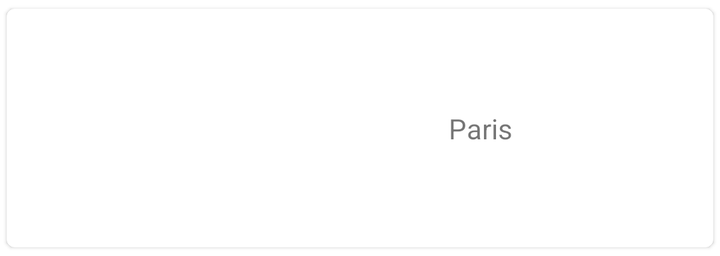
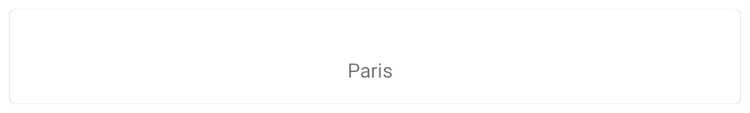

First picture: res/layout/ on a phone held upright. Second picture: the repository's own variant of that layout, on a device whose configuration matches the variant's folder. Source for both follows.
<!-- AndroidManifest.xml: application theme AppTheme -->
<!-- res/layout/journal_list_item.xml -->
<?xml version="1.0" encoding="utf-8"?>
<com.google.android.material.card.MaterialCardView xmlns:android="http://schemas.android.com/apk/res/android"
    xmlns:app="http://schemas.android.com/apk/res-auto"
    xmlns:tools="http://schemas.android.com/tools"
    android:layout_width="match_parent"
    android:layout_height="wrap_content"
    android:background="?attr/selectableItemBackground"
    app:cardPreventCornerOverlap="true"
    app:cardUseCompatPadding="true">

    <androidx.constraintlayout.widget.ConstraintLayout
        android:layout_width="match_parent"
        android:layout_height="match_parent">

        <ImageView
            android:id="@+id/image_journal"
            android:layout_width="120dp"
            android:layout_height="120dp"
            android:adjustViewBounds="true"
            android:contentDescription="@string/journal_image_preview"
            android:scaleType="centerCrop"
            app:layout_constraintBottom_toBottomOf="parent"
            app:layout_constraintStart_toStartOf="parent"
            app:layout_constraintTop_toTopOf="parent"
            tools:srcCompat="@tools:sample/backgrounds/scenic" />

        <TextView
            android:id="@+id/text_journal_tittle"
            android:layout_width="0dp"
            android:layout_height="wrap_content"
            android:layout_marginStart="@dimen/margin_normal"
            android:layout_marginEnd="@dimen/margin_normal"
            tools:text="Paris"
            android:ellipsize="end"
            android:maxLines="2"
            android:textAlignment="center"
            app:layout_constraintBottom_toBottomOf="@+id/image_journal"
            app:layout_constraintEnd_toEndOf="parent"
            app:layout_constraintStart_toEndOf="@+id/image_journal"
            app:layout_constraintTop_toTopOf="@+id/image_journal" />
    </androidx.constraintlayout.widget.ConstraintLayout>
</com.google.android.material.card.MaterialCardView>
<!-- resources referenced by this layout -->
<resources>
  <dimen name="margin_normal">8dp</dimen>
  <string name="journal_image_preview">Journal Image</string>
  <style name="AppTheme" parent="Theme.MaterialComponents.Light.NoActionBar">
          
          <item name="colorPrimary">@color/colorPrimary</item>
          <item name="colorPrimaryDark">@color/colorPrimaryDark</item>
          <item name="colorAccent">@color/colorAccent</item>
      </style>
</resources>
<!-- res/layout-sw600dp/journal_list_item.xml (the repository's variant of the layout above) -->
<!-- drawn on a 7-inch tablet held upright -->
<?xml version="1.0" encoding="utf-8"?>
<com.google.android.material.card.MaterialCardView xmlns:android="http://schemas.android.com/apk/res/android"
    xmlns:app="http://schemas.android.com/apk/res-auto"
    xmlns:tools="http://schemas.android.com/tools"
    android:layout_width="match_parent"
    android:layout_height="wrap_content"
    android:layout_margin="8dp">

    <androidx.constraintlayout.widget.ConstraintLayout
        android:layout_width="match_parent"
        android:layout_height="match_parent">

        <ImageView
            android:id="@+id/image_journal"
            android:layout_width="match_parent"
            android:layout_height="wrap_content"
            android:adjustViewBounds="true"
            android:contentDescription="@string/journal_image_preview"
            android:scaleType="centerCrop"
            app:layout_constraintBottom_toBottomOf="parent"
            app:layout_constraintEnd_toEndOf="parent"
            app:layout_constraintStart_toStartOf="parent"
            app:layout_constraintTop_toTopOf="parent"
            tools:srcCompat="@tools:sample/backgrounds/scenic" />

        <TextView
            android:id="@+id/text_journal_tittle"
            android:layout_width="0dp"
            android:layout_height="wrap_content"
            android:layout_marginEnd="@dimen/margin_normal"
            android:layout_marginBottom="16dp"
            android:ellipsize="end"
            android:maxLines="2"
            android:textSize="16sp"
            android:textAlignment="center"
            app:layout_constraintBottom_toBottomOf="parent"
            app:layout_constraintEnd_toEndOf="@+id/image_journal"
            app:layout_constraintStart_toStartOf="@+id/image_journal"
            app:layout_constraintTop_toBottomOf="@+id/image_journal"
            tools:text="Paris" />
    </androidx.constraintlayout.widget.ConstraintLayout>
</com.google.android.material.card.MaterialCardView>
